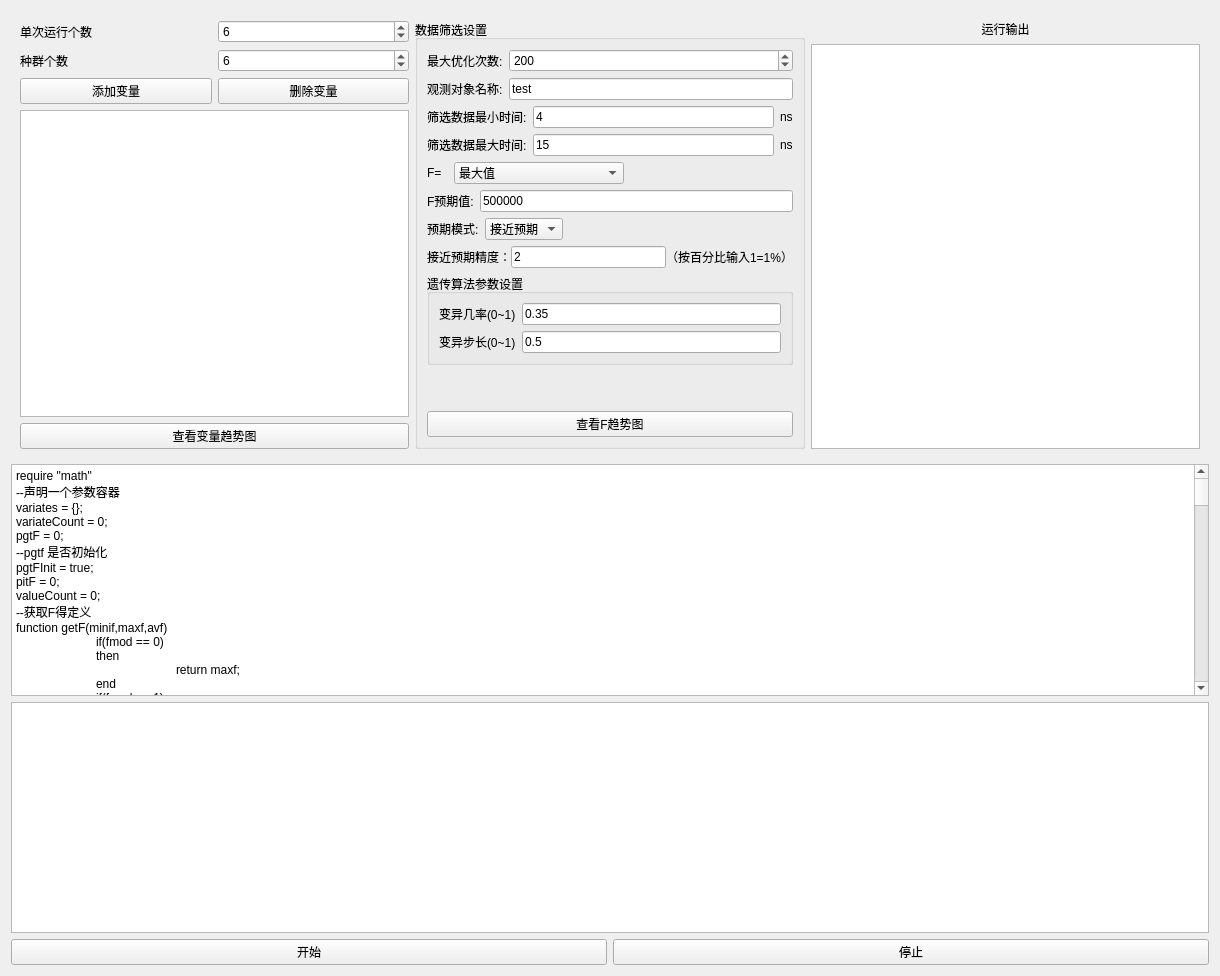
<?xml version="1.0" encoding="UTF-8"?>
<ui version="4.0">
 <class>GeneticAlgorithmUI</class>
 <widget class="QWidget" name="GeneticAlgorithmUI">
  <property name="geometry">
   <rect>
    <x>0</x>
    <y>0</y>
    <width>1220</width>
    <height>976</height>
   </rect>
  </property>
  <property name="windowTitle">
   <string>Form</string>
  </property>
  <layout class="QVBoxLayout" name="verticalLayout">
   <item>
    <widget class="QWidget" name="widget" native="true">
     <property name="sizePolicy">
      <sizepolicy hsizetype="Preferred" vsizetype="Minimum">
       <horstretch>0</horstretch>
       <verstretch>0</verstretch>
      </sizepolicy>
     </property>
     <property name="minimumSize">
      <size>
       <width>0</width>
       <height>300</height>
      </size>
     </property>
     <layout class="QHBoxLayout" name="horizontalLayout_12">
      <item>
       <layout class="QVBoxLayout" name="verticalLayout_2">
        <item>
         <layout class="QHBoxLayout" name="horizontalLayout_14">
          <item>
           <widget class="QLabel" name="label_17">
            <property name="text">
             <string>单次运行个数</string>
            </property>
           </widget>
          </item>
          <item>
           <widget class="QSpinBox" name="spinBoxRunCount">
            <property name="value">
             <number>6</number>
            </property>
           </widget>
          </item>
         </layout>
        </item>
        <item>
         <layout class="QHBoxLayout" name="horizontalLayout_3">
          <item>
           <widget class="QLabel" name="label">
            <property name="text">
             <string>种群个数</string>
            </property>
           </widget>
          </item>
          <item>
           <widget class="QSpinBox" name="spinBoxCount">
            <property name="value">
             <number>6</number>
            </property>
           </widget>
          </item>
         </layout>
        </item>
        <item>
         <layout class="QHBoxLayout" name="horizontalLayout_2">
          <item>
           <widget class="QPushButton" name="pushButtonAddVariate">
            <property name="text">
             <string>添加变量</string>
            </property>
           </widget>
          </item>
          <item>
           <widget class="QPushButton" name="pushButtonDeleteVariate">
            <property name="text">
             <string>删除变量</string>
            </property>
           </widget>
          </item>
         </layout>
        </item>
        <item>
         <widget class="QListWidget" name="listWidgetVariate"/>
        </item>
        <item>
         <widget class="QPushButton" name="pushButtonVariateMax">
          <property name="text">
           <string>查看变量趋势图</string>
          </property>
         </widget>
        </item>
       </layout>
      </item>
      <item>
       <layout class="QVBoxLayout" name="verticalLayout_5">
        <item>
         <widget class="QGroupBox" name="groupBox">
          <property name="title">
           <string>数据筛选设置</string>
          </property>
          <layout class="QVBoxLayout" name="verticalLayout_3">
           <item>
            <layout class="QHBoxLayout" name="horizontalLayout_15">
             <item>
              <widget class="QLabel" name="label_16">
               <property name="sizePolicy">
                <sizepolicy hsizetype="Minimum" vsizetype="Preferred">
                 <horstretch>0</horstretch>
                 <verstretch>0</verstretch>
                </sizepolicy>
               </property>
               <property name="text">
                <string>最大优化次数:</string>
               </property>
              </widget>
             </item>
             <item>
              <widget class="QSpinBox" name="spinBoxOptimizeCount">
               <property name="sizePolicy">
                <sizepolicy hsizetype="Expanding" vsizetype="Fixed">
                 <horstretch>0</horstretch>
                 <verstretch>0</verstretch>
                </sizepolicy>
               </property>
               <property name="maximum">
                <number>10000</number>
               </property>
               <property name="value">
                <number>200</number>
               </property>
              </widget>
             </item>
            </layout>
           </item>
           <item>
            <layout class="QHBoxLayout" name="horizontalLayout_4">
             <item>
              <widget class="QLabel" name="label_2">
               <property name="text">
                <string>观测对象名称:</string>
               </property>
              </widget>
             </item>
             <item>
              <widget class="QLineEdit" name="lineEditName">
               <property name="text">
                <string>test</string>
               </property>
              </widget>
             </item>
            </layout>
           </item>
           <item>
            <layout class="QHBoxLayout" name="horizontalLayout_6">
             <item>
              <widget class="QLabel" name="label_4">
               <property name="text">
                <string>筛选数据最小时间:</string>
               </property>
              </widget>
             </item>
             <item>
              <widget class="QLineEdit" name="lineEditMiniTime">
               <property name="text">
                <string>4</string>
               </property>
              </widget>
             </item>
             <item>
              <widget class="QLabel" name="label_12">
               <property name="text">
                <string>ns</string>
               </property>
              </widget>
             </item>
            </layout>
           </item>
           <item>
            <layout class="QHBoxLayout" name="horizontalLayout_5">
             <item>
              <widget class="QLabel" name="label_3">
               <property name="text">
                <string>筛选数据最大时间:</string>
               </property>
              </widget>
             </item>
             <item>
              <widget class="QLineEdit" name="lineEditMaxTime">
               <property name="text">
                <string>15</string>
               </property>
              </widget>
             </item>
             <item>
              <widget class="QLabel" name="label_13">
               <property name="text">
                <string>ns</string>
               </property>
              </widget>
             </item>
            </layout>
           </item>
           <item>
            <layout class="QHBoxLayout" name="horizontalLayout_7">
             <item>
              <widget class="QLabel" name="label_5">
               <property name="sizePolicy">
                <sizepolicy hsizetype="Minimum" vsizetype="Preferred">
                 <horstretch>0</horstretch>
                 <verstretch>0</verstretch>
                </sizepolicy>
               </property>
               <property name="text">
                <string>F=  </string>
               </property>
               <property name="alignment">
                <set>Qt::AlignLeading|Qt::AlignLeft|Qt::AlignVCenter</set>
               </property>
              </widget>
             </item>
             <item>
              <widget class="QComboBox" name="comboBoxF">
               <property name="sizePolicy">
                <sizepolicy hsizetype="Expanding" vsizetype="Fixed">
                 <horstretch>0</horstretch>
                 <verstretch>0</verstretch>
                </sizepolicy>
               </property>
               <item>
                <property name="text">
                 <string>最大值</string>
                </property>
               </item>
               <item>
                <property name="text">
                 <string>最小值</string>
                </property>
               </item>
               <item>
                <property name="text">
                 <string>平均值</string>
                </property>
               </item>
               <item>
                <property name="text">
                 <string>PavExp(-|Pmax/Pav-2k|)</string>
                </property>
               </item>
              </widget>
             </item>
             <item>
              <spacer name="horizontalSpacer">
               <property name="orientation">
                <enum>Qt::Horizontal</enum>
               </property>
               <property name="sizeHint" stdset="0">
                <size>
                 <width>40</width>
                 <height>20</height>
                </size>
               </property>
              </spacer>
             </item>
            </layout>
           </item>
           <item>
            <layout class="QHBoxLayout" name="horizontalLayout_8">
             <item>
              <widget class="QLabel" name="label_6">
               <property name="text">
                <string>F预期值:</string>
               </property>
              </widget>
             </item>
             <item>
              <widget class="QLineEdit" name="lineEditMaxF">
               <property name="text">
                <string>500000</string>
               </property>
              </widget>
             </item>
            </layout>
           </item>
           <item>
            <layout class="QHBoxLayout" name="horizontalLayout_13">
             <item>
              <widget class="QLabel" name="label_11">
               <property name="text">
                <string>预期模式:</string>
               </property>
              </widget>
             </item>
             <item>
              <widget class="QComboBox" name="comboBoxExcpcet">
               <property name="sizePolicy">
                <sizepolicy hsizetype="Minimum" vsizetype="Fixed">
                 <horstretch>0</horstretch>
                 <verstretch>0</verstretch>
                </sizepolicy>
               </property>
               <item>
                <property name="text">
                 <string>接近预期</string>
                </property>
               </item>
               <item>
                <property name="text">
                 <string>大于预期</string>
                </property>
               </item>
              </widget>
             </item>
             <item>
              <spacer name="horizontalSpacer_2">
               <property name="orientation">
                <enum>Qt::Horizontal</enum>
               </property>
               <property name="sizeHint" stdset="0">
                <size>
                 <width>40</width>
                 <height>20</height>
                </size>
               </property>
              </spacer>
             </item>
            </layout>
           </item>
           <item>
            <widget class="QWidget" name="widgetAccuracy" native="true">
             <layout class="QHBoxLayout" name="horizontalLayout_16">
              <property name="spacing">
               <number>0</number>
              </property>
              <property name="leftMargin">
               <number>0</number>
              </property>
              <property name="topMargin">
               <number>0</number>
              </property>
              <property name="rightMargin">
               <number>0</number>
              </property>
              <property name="bottomMargin">
               <number>0</number>
              </property>
              <item>
               <widget class="QLabel" name="label_14">
                <property name="text">
                 <string>接近预期精度：</string>
                </property>
               </widget>
              </item>
              <item>
               <widget class="QLineEdit" name="lineEditAccuracy">
                <property name="text">
                 <string>2</string>
                </property>
               </widget>
              </item>
              <item>
               <widget class="QLabel" name="label_15">
                <property name="text">
                 <string>（按百分比输入1=1%）</string>
                </property>
               </widget>
              </item>
             </layout>
            </widget>
           </item>
           <item>
            <widget class="QGroupBox" name="groupBox_2">
             <property name="sizePolicy">
              <sizepolicy hsizetype="Preferred" vsizetype="Minimum">
               <horstretch>0</horstretch>
               <verstretch>0</verstretch>
              </sizepolicy>
             </property>
             <property name="minimumSize">
              <size>
               <width>0</width>
               <height>0</height>
              </size>
             </property>
             <property name="title">
              <string>遗传算法参数设置</string>
             </property>
             <layout class="QVBoxLayout" name="verticalLayout_4">
              <item>
               <layout class="QHBoxLayout" name="horizontalLayout_18">
                <item>
                 <widget class="QLabel" name="label_18">
                  <property name="text">
                   <string>变异几率(0~1)</string>
                  </property>
                 </widget>
                </item>
                <item>
                 <widget class="QLineEdit" name="lineEditMutationProbability">
                  <property name="sizePolicy">
                   <sizepolicy hsizetype="Expanding" vsizetype="Minimum">
                    <horstretch>0</horstretch>
                    <verstretch>0</verstretch>
                   </sizepolicy>
                  </property>
                  <property name="text">
                   <string>0.35</string>
                  </property>
                 </widget>
                </item>
               </layout>
              </item>
              <item>
               <layout class="QHBoxLayout" name="horizontalLayout_19">
                <item>
                 <widget class="QLabel" name="label_19">
                  <property name="text">
                   <string>变异步长(0~1)</string>
                  </property>
                 </widget>
                </item>
                <item>
                 <widget class="QLineEdit" name="lineEditMutationProbabilityRange">
                  <property name="sizePolicy">
                   <sizepolicy hsizetype="Expanding" vsizetype="Minimum">
                    <horstretch>0</horstretch>
                    <verstretch>0</verstretch>
                   </sizepolicy>
                  </property>
                  <property name="text">
                   <string>0.5</string>
                  </property>
                 </widget>
                </item>
               </layout>
              </item>
             </layout>
            </widget>
           </item>
           <item>
            <spacer name="verticalSpacer">
             <property name="orientation">
              <enum>Qt::Vertical</enum>
             </property>
             <property name="sizeHint" stdset="0">
              <size>
               <width>20</width>
               <height>40</height>
              </size>
             </property>
            </spacer>
           </item>
           <item>
            <widget class="QPushButton" name="pushButtonF">
             <property name="text">
              <string>查看F趋势图</string>
             </property>
            </widget>
           </item>
          </layout>
         </widget>
        </item>
       </layout>
      </item>
      <item>
       <layout class="QVBoxLayout" name="verticalLayout_6">
        <item>
         <widget class="QLabel" name="label_10">
          <property name="text">
           <string>运行输出</string>
          </property>
          <property name="alignment">
           <set>Qt::AlignCenter</set>
          </property>
         </widget>
        </item>
        <item>
         <widget class="QPlainTextEdit" name="plainTextEdit">
          <property name="styleSheet">
           <string notr="true">font: 12pt &quot;微软雅黑&quot;;</string>
          </property>
          <property name="plainText">
           <string/>
          </property>
         </widget>
        </item>
       </layout>
      </item>
     </layout>
    </widget>
   </item>
   <item>
    <widget class="CodeEditor" name="textEdit">
     <property name="styleSheet">
      <string notr="true"/>
     </property>
     <property name="plainText">
      <string>require &quot;math&quot;
--声明一个参数容器
variates = {};
variateCount = 0;
pgtF = 0;
--pgtf 是否初始化
pgtFInit = true;
pitF = 0;
valueCount = 0;
--获取F得定义
function getF(minif,maxf,avf)
	if(fmod == 0)
	then
		return maxf;
	end
	if(fmod == 1)
	then
		return minif
	end
	if(fmod == 2)
	then
		return avf;
	end
	if(fmod == 3)
	then
		return avf*math.exp(-math.abs(maxf/avf - 2));
	end
end

--保存运行参数
function saveVarToFile()
	creatVarableFileObject();
	addFileVariable(&quot;pgtF&quot;,pgtF,&quot;n&quot;);
	local i = 1;
	while(i &lt; variateCount + 1)
	do
		var = variates[i];
		addFileVariable(&quot;var&quot;..i..&quot;.name&quot;,var.name,&quot;s&quot;);
		addFileVariable(&quot;var&quot;..i..&quot;.max&quot;,var.max,&quot;n&quot;);
		addFileVariable(&quot;var&quot;..i..&quot;.mini&quot;,var.mini,&quot;n&quot;);
		addFileVariable(&quot;var&quot;..i..&quot;.pgt&quot;,var.pgt,&quot;n&quot;);

		local index = 1;
		while(index &lt; valueCount + 1)
		do
			addFileVariable(&quot;var&quot;..i..&quot;.variate&quot;..index,var.variate[index],&quot;n&quot;)
			addFileVariable(&quot;var&quot;..i..&quot;.vit&quot;..index,var.vit[index],&quot;n&quot;);
			addFileVariable(&quot;var&quot;..i..&quot;.pit&quot;..index,var.pit[index],&quot;n&quot;);
			addFileVariable(&quot;var&quot;..i..&quot;.pitF&quot;..index,var.pitF[index],&quot;n&quot;);
			index = index + 1;
		end
		i = i + 1;
	end
	
	saveVariableFile(&quot;test&quot;);
	closeVariableFile();
end
--读取运行参数
function loadVarToFile()
	if(not openVariableFile(&quot;test&quot;))
	then
		return false;
	end

	pgtF = getFileVariable(&quot;pgtF&quot;,&quot;n&quot;);

	local i = 1;
	while(i &lt; variateCount + 1)
	do
		local var = {};
		var.name = getFileVariable(&quot;var&quot;..i..&quot;.name&quot;,&quot;s&quot;);
		var.max = getFileVariable(&quot;var&quot;..i..&quot;.max&quot;,&quot;n&quot;);
		var.mini = getFileVariable(&quot;var&quot;..i..&quot;.mini&quot;,&quot;n&quot;);
		var.pgt = getFileVariable(&quot;var&quot;..i..&quot;.pgt&quot;,&quot;n&quot;);

		print(&quot;vaar.name:&quot;..var.name);

		var.vit = {};
		var.pit = {};
		var.pitF = {};
		var.variate = {};
		local index = 1;
		while(index &lt; valueCount + 1)
		do
			var.variate[index] = getFileVariable(&quot;var&quot;..i..&quot;.variate&quot;..index,&quot;n&quot;);
			print(&quot;,var.variate&quot;..index..&quot;:&quot;..var.variate[index]);
			var.vit[index] = getFileVariable(&quot;var&quot;..i..&quot;.vit&quot;..index,&quot;n&quot;);
			var.pit[index] = getFileVariable(&quot;var&quot;..i..&quot;.pit&quot;..index,&quot;n&quot;);
			var.pitF[index] = getFileVariable(&quot;var&quot;..i..&quot;.pitF&quot;..index,&quot;n&quot;);
			index = index + 1;
		end
		variates[i] = var;
		i = i + 1;
	end
end

function printInformation()
	if(variateCount &lt; 1)
	then
		return;
	end
	cppPrint(&quot;——————第&quot;..getHistorySize()..&quot;轮历史最优数据——————&quot;);
	cppPrint(&quot;F = &quot;..pgtF);
	local i = 1;
	while(i &lt; variateCount + 1)
	do
		local var = variates[i];
		cppPrint(var.name..&quot; = &quot;..var.pgt);
		i = i + 1;
	end
end
--判断两个f哪一个更符合预期
--如果第一个f更符合预期 则返回true
function compareF(f1,f2)
if(excpectMod == 0)
then
	if(math.abs(f1 - excpectF) &lt; math.abs(f2 - excpectF))
	then
		return true;
	end
	return false;
end
if(excpectMod == 1)
then
	if(f1 &gt; f2)
	then
		return true;
	end
	return false;
end
end
--保留五位数小数点的随机浮点数
function randmoFloat(mini,max)
	local bei = 100000;
	local i = bei*mini;
	local a = bei*max;
	print(i);
	print(a);
	local rand = 0
	if(i &lt; a)
	then
		rand = math.random(math.floor(i),math.floor(a));
	else
		rand = math.random(math.floor(a),math.floor(i));
	end
	
	print(&quot;rand&quot;..rand);
	return rand/bei;
end
--添加参数函数
function addVar(name,max,mini,count)
    local var = {};
    local i = 1;
	local v = {};
	var.vit = {};
	var.pgt = 0;
	var.pit = {};
	var.pitF = {};
    while(i &lt; count + 1)
	do
		--设置参数值
		v[i] = randmoFloat(mini,max);
		--初始化参数的增量
		local vitV = math.abs(mini - max)/2;
		var.vit[i] = randmoFloat(-vitV,vitV);
		--var.vit[i] = vitV;
		var.pitF[i] = 0;
		var.pit[i] = 0;
		i = i + 1;
	end
    var.variate = v;
    var.name = name;
    var.max = max;
    var.mini = mini;
    variateCount = variateCount + 1;
    variates[variateCount] = var;
	valueCount = count;
	
	print(&quot;------&quot;);
end
function rand()
	return math.random();
end
function init()
 
 --判断是否按上次的优化数据继续优化
 if(continue)
 then
	loadVarToFile();
 end
 local index = 1;
 while(index &lt; variateCount + 1)
 do
	--输出参数值
	local i = 1;
	local log = variates[index].name..&quot;= &quot;
	while(i &lt; valueCount + 1)
	do
		log = log..variates[index].variate[i]..&quot;,&quot;;
		i = i + 1;
	end
	--cppPrint(log);
	--往c中添加变量
	addVariate(variates[index].name,variates[index].variate);
	index = index + 1;
 end
end
function resultDataFilter()
 getAllResult();
 while(nextResult())
 do
	if(not openH5File())
	then
		print(&quot;open h5file false1!&quot;);
		return false;
	end
	if(not findResultData(observeName))
	then
		print(&quot;find result false2!&quot;);
		return false;
	end
 
	if(not openDataSet())
	then
		print(&quot;open data set false3!&quot;);
		return false;
	end
	local valueSize = getDataSetVlaueSize();
	local i = 0;
	local max = getValue(0);
	local mini = getValue(0);
	local add = 0;
	local addCount = 0;
	while(i &lt; valueSize)
	do
		local time = getValue(i);
		if(time &gt; miniTime and time &lt; maxTime)
		then
			local value = getValue(i+1);
			addCount = addCount + 1;
			add = add + value;
			if(value &gt; max)
			then
				max = value;
			end
			if(value &lt; mini)
			then
				mini = value;
			end
		end
		i = i + 2;
	end
	local av = add/addCount;
	local f = getF(mini,max,av);
	addParam(f);
	closeH5File();
 end
 saveParamsInHistory();
 local groupIndex = getHistorySize() - 1;
 local groupSize = getGroupSize(groupIndex);
 local index = 0;
 local maxF = 0;
 local maxFIndex = 0;
 while(index &lt; groupSize)
 do
	local F = getParam(groupIndex,index,0);
	local pitF = variates[1].pitF[index + 1];
	print(&quot;pitf=&quot;..pitF..&quot;,F=&quot;..F..&quot;,x=&quot;..variates[1].variate[index + 1]);
	if(compareF(F,pitF))
	then
		local countIndex = 1;
		while(countIndex &lt; variateCount + 1)
		do
			variates[countIndex].pitF[index + 1] = F;
			variates[countIndex].pit[index + 1] = variates[countIndex].variate[index + 1];
			--local error = variates[countIndex].pit[index + 1];
			--if( math.abs(F - 500093) &lt; 1 and math.abs(error - 0.029) &gt; 0.001)
			--then
			--	pgtF = 500000;
			--end
			--print(&quot;pitf=&quot;..F..&quot;pit=&quot;..variates[countIndex].pit[index + 1]);
			countIndex = countIndex + 1;
		end
    end
	--在这里使用F初始化pgtF
	if(pgtFInit)
	then
		pgtF = F;
		pgtFInit = false;
	end
	
	if(compareF(F,pgtF))
	then
		--保存最好的结果
		saveResultToWorkPath(index,&quot;best&quot;);
		
		pgtF = F;
        local tempIndex = 1;
        while(tempIndex &lt; variateCount + 1)
        do
			variates[tempIndex].pgt = variates[tempIndex].variate[index + 1];
			print(&quot;pgtF=&quot;..F..&quot;pgt=&quot;..variates[tempIndex].pgt)
			tempIndex = tempIndex + 1;
		end
    end
	index = index + 1;
 end
 printInformation();
 return true;
end

function resultExpcet()
  --如果超过最大优化次数 则也停止优化
 if(getHistorySize() &gt;= optimizeMaxCount)
 then
    return true;
 end

 --判断目标模式
if(excpectMod == 0)
then
	--cppPrint(&quot;pgtF&quot;..pgtF..&quot;,excpectF:&quot;..excpectF..&quot;,accuracy:&quot;..accuracy);
	if(math.abs(pgtF - excpectF) &lt; accuracy * math.abs(pgtF))
 	then
	return true;
	end
	return false;
end
if(excpectMod == 1)
then
   if(pgtF &gt; excpectF)
	then
   		return true;
   	end
   return false;
end
end
function optimize()
 local variateIndex = 1;
 while(variateIndex &lt; variateCount + 1)
 do
     local index = 1;
     local tempVariate = variates[variateIndex];
	 --cppPrint(&quot;variateIndex:&quot;..variateIndex);
	 while(index &lt; valueCount + 1)
	 do
		--cppPrint(&quot;index:&quot;..index)
        local temp = 0;
        local value = tempVariate.variate[index];
		local vit = tempVariate.vit[index];
        local pit = tempVariate.pit[index];
        local pgt = tempVariate.pgt;
        local mini = tempVariate.mini;
		local max = tempVariate.max;
		vmax=(max-mini)*0.15;
		vmin = -vmax;
        temp = omiga*vit + c1*rand()*(pit - value) + c2*rand()*(pgt - value);
		--cppPrint(&quot;omiga:&quot;..omiga..&quot;,vit:&quot;..vit..&quot;,cl:&quot;..c1..&quot;,pit:&quot;..pit..&quot;,pgt:&quot;..pgt..&quot;,value:&quot;..value);
		while(temp &lt; vmin  or temp &gt; vmax )
		do 
			--cppPrint(&quot;temp&quot;..temp..&quot;,vmin:&quot;..vmin..&quot;,vmax:&quot;..vmax);
		  if (temp &lt; vmin)
          then 
              temp = vmin  + math.abs(temp  - vmin )	
          else
			  temp = vmax  - math.abs(vmax  - temp);
			end		
        end		
 		tempVariate.vit[index] = temp;
        value = value + temp;
		while(value &lt; mini or value &gt; max)
		do
			--cppPrint(&quot;value:&quot;..value..&quot;,mini:&quot;..mini..&quot;,max:&quot;..max);
			if(value &lt; mini)
			then
				value = mini + math.abs(value - mini);
			else
				value = max - math.abs(max - value);
			end
		end
		tempVariate.variate[index] = value;
		index = index + 1;	
     end
     variates[variateIndex] = tempVariate;
	 variateIndex = variateIndex + 1;
 end
 saveVarToFile();
 init();
end</string>
     </property>
    </widget>
   </item>
   <item>
    <widget class="QListWidget" name="listWidget">
     <property name="sizePolicy">
      <sizepolicy hsizetype="Expanding" vsizetype="Expanding">
       <horstretch>0</horstretch>
       <verstretch>0</verstretch>
      </sizepolicy>
     </property>
     <property name="horizontalScrollBarPolicy">
      <enum>Qt::ScrollBarAsNeeded</enum>
     </property>
     <property name="flow">
      <enum>QListView::LeftToRight</enum>
     </property>
    </widget>
   </item>
   <item>
    <layout class="QHBoxLayout" name="horizontalLayout">
     <item>
      <widget class="QPushButton" name="pushButton">
       <property name="text">
        <string>开始</string>
       </property>
      </widget>
     </item>
     <item>
      <widget class="QPushButton" name="pushButton_2">
       <property name="text">
        <string>停止</string>
       </property>
      </widget>
     </item>
    </layout>
   </item>
  </layout>
  <action name="actionShowLuaEditor">
   <property name="text">
    <string>显示脚本编辑器</string>
   </property>
  </action>
 </widget>
 <customwidgets>
  <customwidget>
   <class>CodeEditor</class>
   <extends>QPlainTextEdit</extends>
   <header location="global">Editor/codeeditor.h</header>
  </customwidget>
 </customwidgets>
 <resources/>
 <connections/>
</ui>
